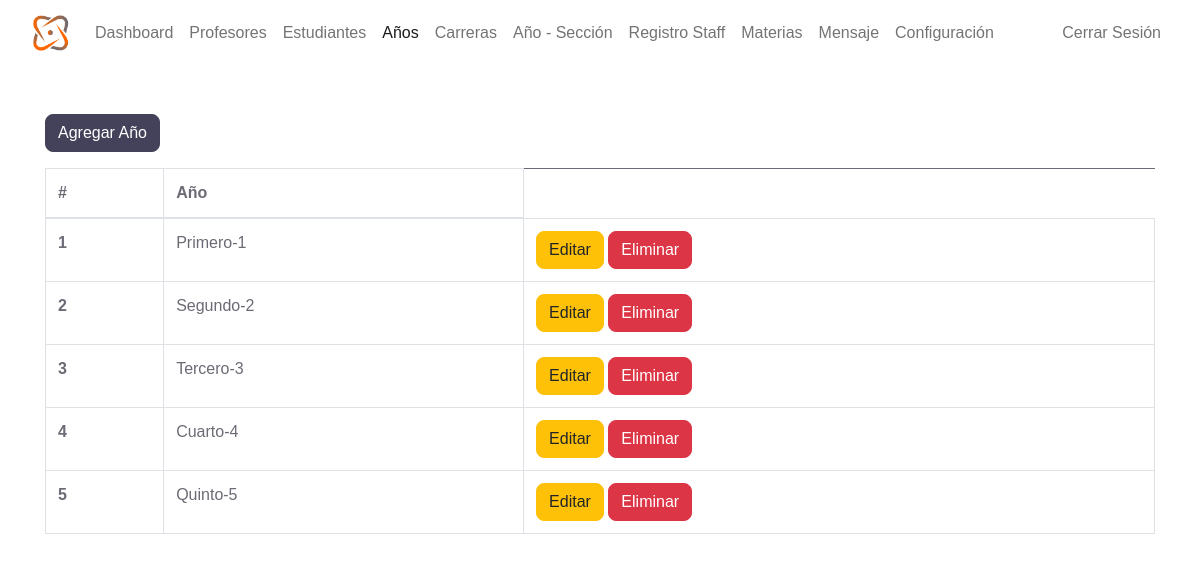
The app's page /admin/grade.php (signed in) with its own data.
### tables this page shows
CREATE TABLE `grades` (
  `grade_id` int(11) NOT NULL,
  `grade` varchar(31) NOT NULL,
  `grade_code` varchar(7) NOT NULL
);

### admin/data/grade.php (called while the page is built, shortened)
<?php
function getAllGrades($conn){
   $sql = "SELECT * FROM grades";
   $stmt = $conn->prepare($sql);
   $stmt->execute();
   if ($stmt->rowCount() >= 1) {
     $grades = $stmt->fetchAll();
     return $grades;
   }else {
    return 0;
   }
}

### admin/grade.php (the view, shortened to what this page needs)
<?php
if (
  isset($_SESSION['admin_id']) &&
  isset($_SESSION['role'])
) {
  if ($_SESSION['role'] == 'Admin') {
    include "../DB_connection.php";
    include "data/grade.php";
    $grades = getAllGrades($conn);
?>
    <!DOCTYPE html>
    <html lang="en">
    <head>
      <link rel="stylesheet" href="https://cdn.jsdelivr.net/npm/bootstrap@5.2.0/dist/css/bootstrap.min.css">
      <link rel="stylesheet" href="../css/style.css">
      <link rel="stylesheet" href="https://cdnjs.cloudflare.com/ajax/libs/font-awesome/4.7.0/css/font-awesome.min.css">
    </head>
    <body>
      <?php
      include "inc/navbar.php";
      if ($grades != 0) {
      ?>
        <div class="container mt-5">
          <a href="grade-add.php" class="btn btn-dark">Agregar Año</a>
          <div class="table-responsive">
            <table class="table table-bordered mt-3 n-table">
              <thead>
                <tr>
                  <th scope="col">#</th>
                  <th scope="col">Año</th>
                </tr>
              </thead>
              <tbody>
                <?php $i = 0;
                foreach ($grades as $grade) {
                  $i++;  ?>
                  <tr>
                    <th scope="row"><?= $i ?></th>
                    <td>
                      <?php
                      echo $grade['grade_code'] . '-' .
                        $grade['grade'];
                      ?>
                    </td>
                    <td>
                      <a href="grade-edit.php?grade_id=<?= $grade['grade_id'] ?>" class="btn btn-warning">Editar</a>
                      <a href="grade-delete.php?grade_id=<?= $grade['grade_id'] ?>" class="btn btn-danger">Eliminar</a>
                    </td>
                  </tr>
                <?php } ?>
              </tbody>
            </table>
          </div>
        <?php } else { ?>
          <div class="alert alert-info .w-450 m-5" role="alert">
            Empty!
          </div>
        <?php } ?>
        </div>
    </body>
    </html>
<?php
  } else {
    header("Location: ../login.php");
    exit;
  }
} else {
  header("Location: ../login.php");
  exit;
}
?>

### records on screen
grades: grade_code "Primero", grade "1"
grades: grade_code "Segundo", grade "2"
grades: grade_code "Tercero", grade "3"
grades: grade_code "Cuarto", grade "4"
grades: grade_code "Quinto", grade "5"
